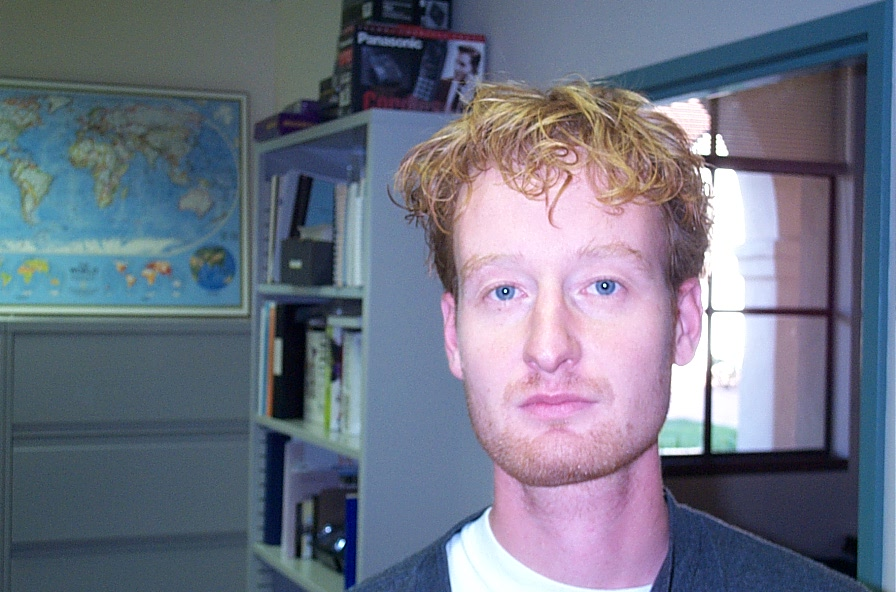
#> input picture object-detection/face-detection/image_0260.jpg, 896 x 592 px
$ python untitled0.py image_0260.jpg
#> lines starting #> are read from the running program, lines starting #| are printed output that depends on the picture; after the words box and inside, x2 and y2 are one past the last pixel; in counts of white or black regions, pixels touching at a corner belong together
import cv2
import sys

# Get user supplied values
#imagePath = sys.argv[1]
cascPath = "haarcascade_frontalface_default.xml"

# Create the haar cascade
faceCascade = cv2.CascadeClassifier(cascPath)

# Read the image
image = cv2.imread("image_0260.jpg")
#> image is the input picture: shape (592, 896, 3); mean B, G, R 132.2, 115.1, 110.3
gray = cv2.cvtColor(image, cv2.COLOR_BGR2GRAY)
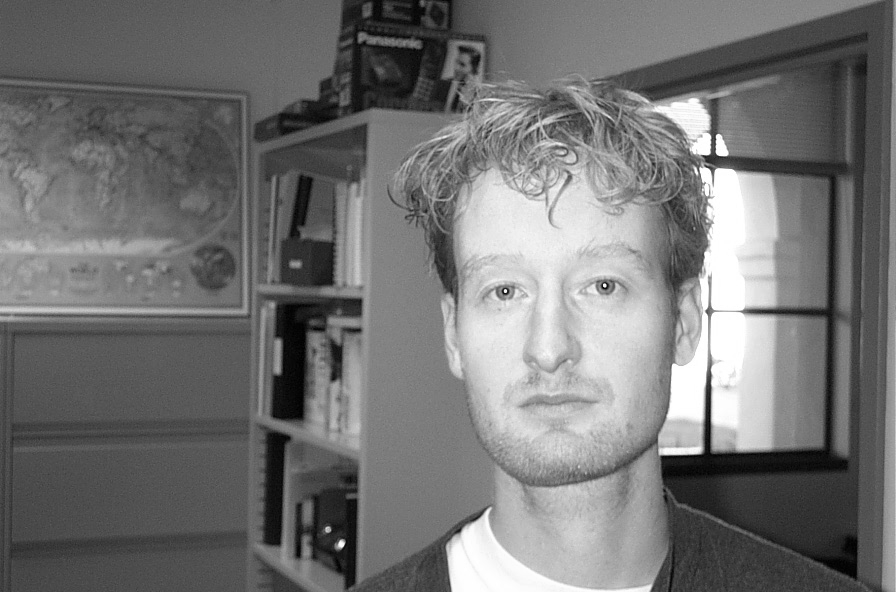
#> gray: shape (592, 896); min 0, max 255, mean 115.6

# Detect faces in the image
faces = faceCascade.detectMultiScale(
    gray,
    scaleFactor=1.1,
    minNeighbors=5,
    minSize=(30, 30),
    flags = cv2.CASCADE_SCALE_IMAGE
)
#> faces = [[414, 191, 272, 272]]

print("Found {0} faces!".format(len(faces)))
#| Found 1 faces!

# Draw a rectangle around the faces
for (x, y, w, h) in faces:
    cv2.rectangle(image, (x, y), (x+w, y+h), (0, 255, 0), 2)
#> this loop made 1 pass
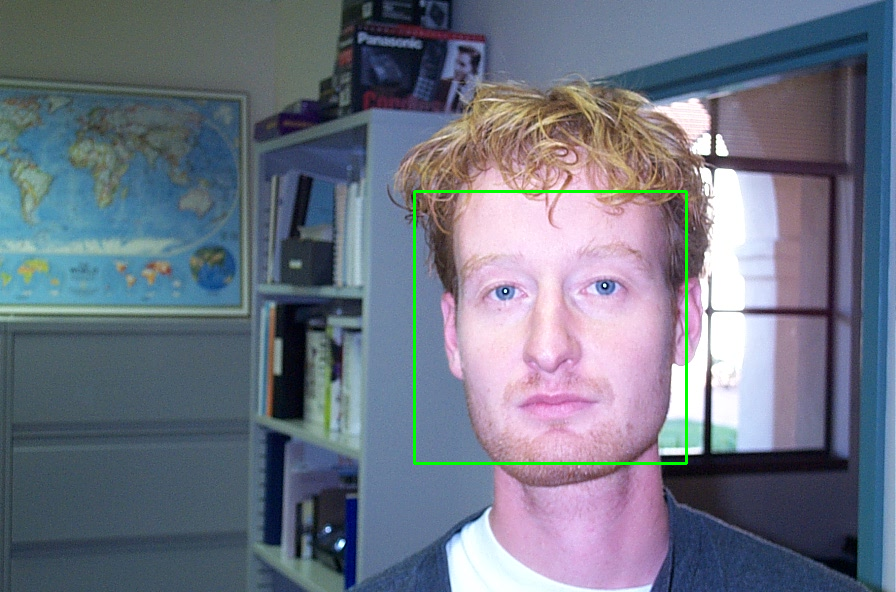
#> image: shape (592, 896, 3); 0.61% of pixels changed, all inside (x1, y1, x2, y2) = (413, 190, 688, 465)

cv2.imshow("Faces found", image)
cv2.waitKey(0)

$ run again, with object-detection/face-detection/abba.png saved as object-detection/face-detection/image_0260.jpg
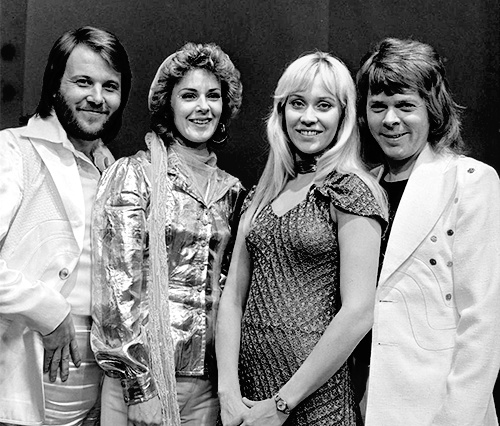
#> input picture object-detection/face-detection/abba.png, 500 x 426 px
#> image is the input picture: shape (426, 500, 3); min 0, max 255, mean 130.8
#> faces = [[167, 70, 67, 67], [57, 55, 75, 75], [266, 69, 89, 89], [355, 79, 74, 74]]
#| Found 4 faces!
#> the loop `for (x, y, w, h) in faces:` made 4 passes
#> after the loop `for (x, y, w, h) in faces:`:
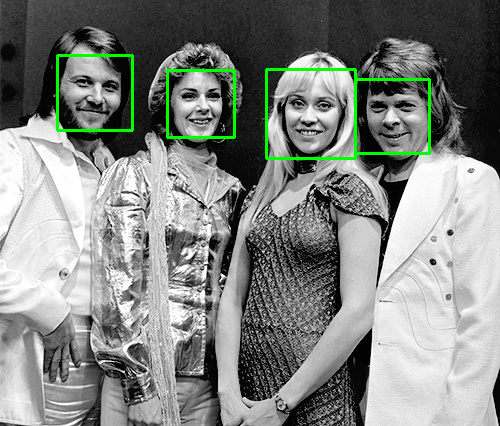
#> image: shape (426, 500, 3); 1.6% of pixels changed, all inside (x1, y1, x2, y2) = (56, 54, 431, 160)
